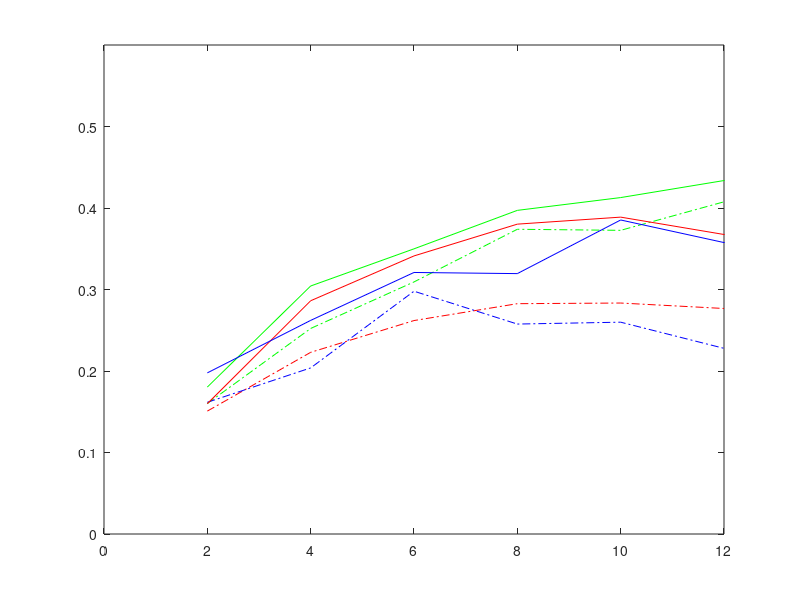

Write MATLAB code to recreate this figure.
% wx = [2, 5, 7, 9, 11];
% 
% PCA_w_km = [0.2386, 0.2394, 0.2509, 0.2450, 0.2388];
% ICA_w_km = [0.2532, 0.2658, 0.2487, 0.2707, 0.2860];
% RP_w_km = [0.2068, 0.2476, 0.2319, 0.2119, 0.2174];
% 
% PCA_w_em = [0.2433, 0.3244, 0.3614, 0.3248, 0.3389];
% ICA_w_em = [0.3115, 0.4171, 0.3654, 0.3329, 0.3456];
% RP_w_em = [0.2680, 0.3244, 0.3250, 0.2974, 0.3344];
% 
% figure()
% plot(wx, PCA_w_km, 'r-.', wx, ICA_w_km, 'g-.', wx, RP_w_km, 'b-.', ...
%      wx, PCA_w_em, 'r-', wx, ICA_w_em, 'g-', wx, RP_w_em, 'b-');
% axis([0 12 0 0.60])

lx = [2, 4, 6, 8, 10, 12, 14, 16];

PCA_l_km = [0.1508, 0.2229, 0.2619, 0.2826, 0.2834, 0.2767, 0.2938, 0.2906];
ICA_l_km = [0.1601, 0.2522, 0.3093, 0.3739, 0.3726, 0.4076, 0.4412, 0.4012];
RP_l_km = [0.1616, 0.2038, 0.2979, 0.2576, 0.2599, 0.2278, 0.2715, 0.3380];

PCA_l_em = [0.1599, 0.2862, 0.3412, 0.3802, 0.3888, 0.3675, 0.4007, 0.4073];
ICA_l_em = [0.1803, 0.3043, 0.3499, 0.3971, 0.4128, 0.4337, 0.4496, 0.4235];
RP_l_em = [0.1977, 0.2621, 0.3209, 0.3195, 0.3853, 0.3576, 0.3987, 0.4116];

figure()
plot(lx, PCA_l_km, 'r-.', lx, ICA_l_km, 'g-.', lx, RP_l_km, 'b-.', ...
     lx, PCA_l_em, 'r-', lx, ICA_l_em, 'g-', lx, RP_l_em, 'b-');
axis([0 12 0 0.60])